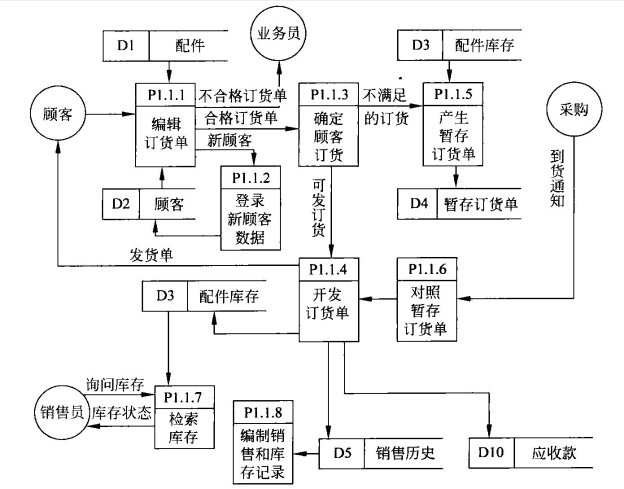
#> input picture 锐化2.png, 1247 x 977 px (shown at 1/2 size)
$ python 'pdf图表高清处理.py'
#> lines starting #> are read from the running program, lines starting #| are printed output that depends on the picture
# -*- coding: utf-8 -*-
"""
Created on Wed May  6 17:40:01 2020

@author: yebarryallen
先要在cmd命令安装 如下
pip install pillow

"""
#锐化
#用法教程：https://zhuanlan.zhihu.com/p/59656703
#https://www.cnblogs.com/Young-shi/p/11478732.html
#https://pillow.readthedocs.io/en/stable/reference/ImageEnhance.html#PIL.ImageEnhance.PIL.ImageEnhance.Contrast
'''
发现先用smooth再用 contrast 效果不错
'''
from PIL import Image
from PIL import ImageFilter
im=Image.open('锐化2.png')
#> im is the input picture: PIL image 1247x977 RGBA; mean R, G, B, A 239.8, 239.8, 239.8, 255
bk=Image.open('timg.jpg')
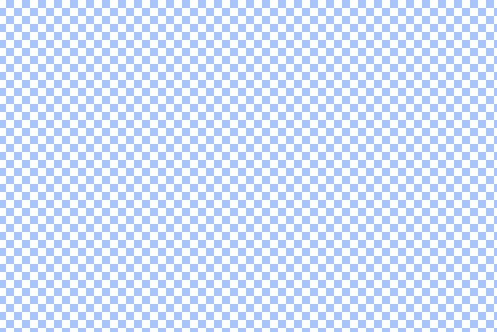
#> input picture timg.jpg, 497 x 332 px
#> bk is the input picture: PIL image 497x332 RGB; mean R, G, B 210.7, 225, 248.1
'''
im_1=im.convert('RGB').filter(ImageFilter.SMOOTH)
im_2=im_1.convert('RGB').filter(ImageFilter.SMOOTH)
im_3=im_2.convert('RGB').filter(ImageFilter.SMOOTH)
im_4=im_3.convert('RGB').filter(ImageFilter.SHARPEN)
'''
smooth=im.convert('RGB').filter(ImageFilter.SMOOTH)
#sharpen=im.convert('RGB').filter(ImageFilter.SHARPEN)
#smoothcover=im.convert('RGB').filter(ImageFilter.UnsharpMask(radius=2, percent=150, threshold=3))


from PIL import ImageEnhance
im2=ImageEnhance.Contrast(smooth).enhance(3)
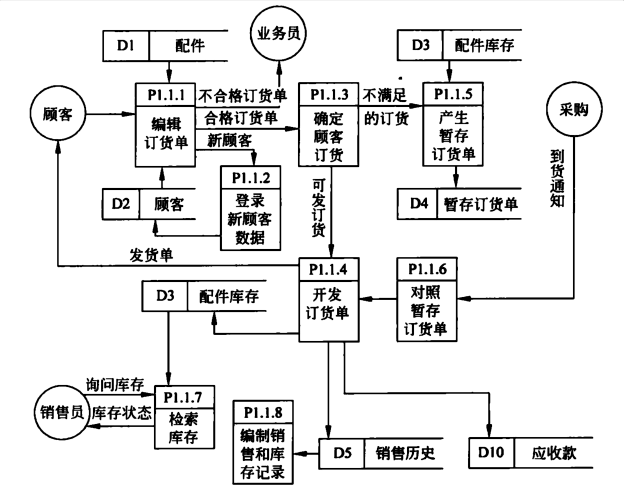
#> im2: PIL image 1247x977 RGB (shown at 1/2 size); min 0, max 255, mean 231.1
'''
 这里为处理出来的表格打上背景 使得其更像自己画的一样
'''
im2.thumbnail((497,332),resample=Image.BICUBIC)
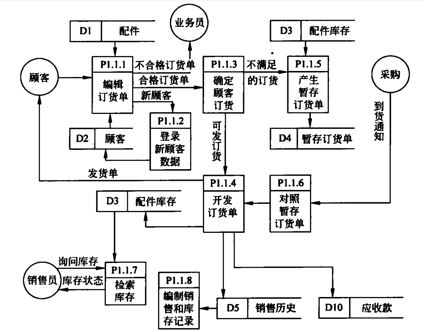
#> im2: PIL image 424x332 RGB; min 0, max 255, mean 230.5
#接下来可以进行背景图与高清图的融合
#网址https://blog.csdn.net/zhangziju/article/details/79123275
print(bk.mode,bk.size)
#| RGB (497, 332)
print(im2.mode,im2.size)
#| RGB (424, 332)
#调整背景图的大小 使用box
box = (0,0,424,332)
region = bk.crop(box)
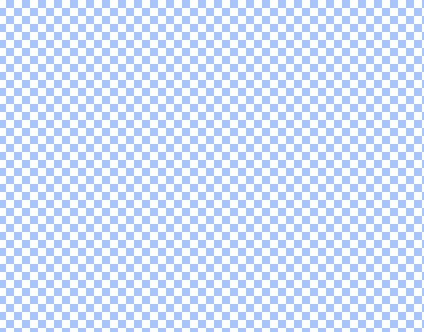
#> region: PIL image 424x332 RGB; mean R, G, B 210.7, 225, 248.1
#最后一步 加上背景图
print(bk.mode,bk.size)
#| RGB (497, 332)
print(im2.mode,im2.size)
#| RGB (424, 332)
blend1=Image.blend(im2,region,0.2)
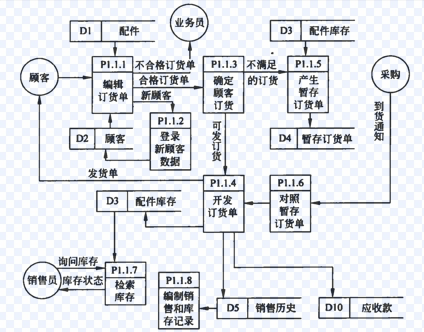
#> blend1: PIL image 424x332 RGB; mean R, G, B 226.1, 229, 233.7
